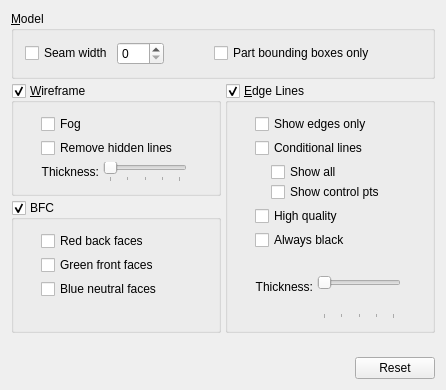
     <widget class="QWidget" name="geometryTab">
      <attribute name="title">
       <string>Geometry</string>
      </attribute>
      <layout class="QVBoxLayout">
       <property name="spacing">
        <number>4</number>
       </property>
       <property name="leftMargin">
        <number>11</number>
       </property>
       <property name="topMargin">
        <number>11</number>
       </property>
       <property name="rightMargin">
        <number>11</number>
       </property>
       <property name="bottomMargin">
        <number>11</number>
       </property>
       <item>
        <widget class="QGroupBox" name="geometryModelBox">
         <property name="title">
          <string>&amp;Model</string>
         </property>
         <layout class="QVBoxLayout">
          <property name="spacing">
           <number>4</number>
          </property>
          <property name="leftMargin">
           <number>11</number>
          </property>
          <property name="topMargin">
           <number>11</number>
          </property>
          <property name="rightMargin">
           <number>11</number>
          </property>
          <property name="bottomMargin">
           <number>11</number>
          </property>
          <item>
           <layout class="QHBoxLayout">
            <property name="spacing">
             <number>4</number>
            </property>
            <property name="leftMargin">
             <number>0</number>
            </property>
            <property name="topMargin">
             <number>0</number>
            </property>
            <property name="rightMargin">
             <number>0</number>
            </property>
            <property name="bottomMargin">
             <number>0</number>
            </property>
            <item>
             <widget class="QCheckBox" name="seamWidthButton">
              <property name="text">
               <string>Seam width</string>
              </property>
             </widget>
            </item>
            <item>
             <widget class="QSpinBox" name="seamWidthSpin">
              <property name="maximum">
               <number>500</number>
              </property>
             </widget>
            </item>
            <item>
             <spacer name="Spacer9">
              <property name="orientation">
               <enum>Qt::Horizontal</enum>
              </property>
              <property name="sizeType">
               <enum>QSizePolicy::Expanding</enum>
              </property>
              <property name="sizeHint" stdset="0">
               <size>
                <width>20</width>
                <height>20</height>
               </size>
              </property>
             </spacer>
            </item>
            <item>
             <widget class="QCheckBox" name="partBoundingBoxOnlyBox">
              <property name="text">
               <string>Part bounding boxes only</string>
              </property>
             </widget>
            </item>
            <item>
             <spacer name="Spacer10_1">
              <property name="orientation">
               <enum>Qt::Horizontal</enum>
              </property>
              <property name="sizeType">
               <enum>QSizePolicy::Expanding</enum>
              </property>
              <property name="sizeHint" stdset="0">
               <size>
                <width>20</width>
                <height>20</height>
               </size>
              </property>
             </spacer>
            </item>
           </layout>
          </item>
         </layout>
        </widget>
       </item>
       <item>
        <layout class="QHBoxLayout">
         <property name="spacing">
          <number>4</number>
         </property>
         <property name="leftMargin">
          <number>0</number>
         </property>
         <property name="topMargin">
          <number>0</number>
         </property>
         <property name="rightMargin">
          <number>0</number>
         </property>
         <property name="bottomMargin">
          <number>0</number>
         </property>
         <item>
          <layout class="QVBoxLayout">
           <property name="spacing">
            <number>4</number>
           </property>
           <property name="leftMargin">
            <number>0</number>
           </property>
           <property name="topMargin">
            <number>0</number>
           </property>
           <property name="rightMargin">
            <number>0</number>
           </property>
           <property name="bottomMargin">
            <number>0</number>
           </property>
           <item>
            <widget class="QGroupBox" name="wireframeButton">
             <property name="title">
              <string>&amp;Wireframe</string>
             </property>
             <property name="checkable">
              <bool>true</bool>
             </property>
             <layout class="QVBoxLayout">
              <property name="spacing">
               <number>4</number>
              </property>
              <property name="leftMargin">
               <number>11</number>
              </property>
              <property name="topMargin">
               <number>11</number>
              </property>
              <property name="rightMargin">
               <number>11</number>
              </property>
              <property name="bottomMargin">
               <number>11</number>
              </property>
              <item>
               <layout class="QHBoxLayout">
                <property name="spacing">
                 <number>0</number>
                </property>
                <property name="leftMargin">
                 <number>0</number>
                </property>
                <property name="topMargin">
                 <number>0</number>
                </property>
                <property name="rightMargin">
                 <number>0</number>
                </property>
                <property name="bottomMargin">
                 <number>0</number>
                </property>
                <item>
                 <spacer name="Spacer16">
                  <property name="orientation">
                   <enum>Qt::Horizontal</enum>
                  </property>
                  <property name="sizeType">
                   <enum>QSizePolicy::Fixed</enum>
                  </property>
                  <property name="sizeHint" stdset="0">
                   <size>
                    <width>16</width>
                    <height>20</height>
                   </size>
                  </property>
                 </spacer>
                </item>
                <item>
                 <layout class="QVBoxLayout">
                  <property name="spacing">
                   <number>4</number>
                  </property>
                  <property name="leftMargin">
                   <number>0</number>
                  </property>
                  <property name="topMargin">
                   <number>0</number>
                  </property>
                  <property name="rightMargin">
                   <number>0</number>
                  </property>
                  <property name="bottomMargin">
                   <number>0</number>
                  </property>
                  <item>
                   <widget class="QCheckBox" name="wireframeFogButton">
                    <property name="text">
                     <string>Fog</string>
                    </property>
                   </widget>
                  </item>
                  <item>
                   <widget class="QCheckBox" name="wireframeRemoveHiddenLineButton">
                    <property name="text">
                     <string>Remove hidden lines</string>
                    </property>
                   </widget>
                  </item>
                  <item>
                   <layout class="QHBoxLayout">
                    <property name="spacing">
                     <number>4</number>
                    </property>
                    <property name="leftMargin">
                     <number>0</number>
                    </property>
                    <property name="topMargin">
                     <number>0</number>
                    </property>
                    <property name="rightMargin">
                     <number>0</number>
                    </property>
                    <property name="bottomMargin">
                     <number>0</number>
                    </property>
                    <item>
                     <widget class="QLabel" name="wireframeThicknessLabel">
                      <property name="frameShadow">
                       <enum>QFrame::Plain</enum>
                      </property>
                      <property name="text">
                       <string>Thickness:</string>
                      </property>
                      <property name="textFormat">
                       <enum>Qt::AutoText</enum>
                      </property>
                      <property name="alignment">
                       <set>Qt::AlignRight|Qt::AlignTrailing|Qt::AlignVCenter</set>
                      </property>
                      <property name="wordWrap">
                       <bool>false</bool>
                      </property>
                     </widget>
                    </item>
                    <item>
                     <widget class="QSlider" name="wireframeThicknessSlider">
                      <property name="sizePolicy">
                       <sizepolicy hsizetype="Expanding" vsizetype="Fixed">
                        <horstretch>0</horstretch>
                        <verstretch>0</verstretch>
                       </sizepolicy>
                      </property>
                      <property name="minimumSize">
                       <size>
                        <width>75</width>
                        <height>0</height>
                       </size>
                      </property>
                      <property name="maximumSize">
                       <size>
                        <width>100</width>
                        <height>32767</height>
                       </size>
                      </property>
                      <property name="minimum">
                       <number>1</number>
                      </property>
                      <property name="maximum">
                       <number>5</number>
                      </property>
                      <property name="pageStep">
                       <number>1</number>
                      </property>
                      <property name="orientation">
                       <enum>Qt::Horizontal</enum>
                      </property>
                      <property name="tickPosition">
                       <enum>QSlider::TicksBelow</enum>
                      </property>
                     </widget>
                    </item>
                    <item>
                     <spacer name="Spacer20">
                      <property name="orientation">
                       <enum>Qt::Horizontal</enum>
                      </property>
                      <property name="sizeType">
                       <enum>QSizePolicy::Expanding</enum>
                      </property>
                      <property name="sizeHint" stdset="0">
                       <size>
                        <width>20</width>
                        <height>20</height>
                       </size>
                      </property>
                     </spacer>
                    </item>
                   </layout>
                  </item>
                 </layout>
                </item>
               </layout>
              </item>
             </layout>
            </widget>
           </item>
           <item>
            <widget class="QGroupBox" name="enableBFCButton">
             <property name="title">
              <string>BFC</string>
             </property>
             <property name="checkable">
              <bool>true</bool>
             </property>
             <layout class="QVBoxLayout">
              <property name="spacing">
               <number>4</number>
              </property>
              <property name="leftMargin">
               <number>11</number>
              </property>
              <property name="topMargin">
               <number>11</number>
              </property>
              <property name="rightMargin">
               <number>11</number>
              </property>
              <property name="bottomMargin">
               <number>11</number>
              </property>
              <item>
               <layout class="QHBoxLayout">
                <property name="spacing">
                 <number>0</number>
                </property>
                <property name="leftMargin">
                 <number>0</number>
                </property>
                <property name="topMargin">
                 <number>0</number>
                </property>
                <property name="rightMargin">
                 <number>0</number>
                </property>
                <property name="bottomMargin">
                 <number>0</number>
                </property>
                <item>
                 <spacer name="Spacer16_29">
                  <property name="orientation">
                   <enum>Qt::Horizontal</enum>
                  </property>
                  <property name="sizeType">
                   <enum>QSizePolicy::Fixed</enum>
                  </property>
                  <property name="sizeHint" stdset="0">
                   <size>
                    <width>16</width>
                    <height>20</height>
                   </size>
                  </property>
                 </spacer>
                </item>
                <item>
                 <layout class="QVBoxLayout">
                  <property name="spacing">
                   <number>4</number>
                  </property>
                  <property name="leftMargin">
                   <number>0</number>
                  </property>
                  <property name="topMargin">
                   <number>0</number>
                  </property>
                  <property name="rightMargin">
                   <number>0</number>
                  </property>
                  <property name="bottomMargin">
                   <number>0</number>
                  </property>
                  <item>
                   <widget class="QCheckBox" name="bfcRedBackFaceButton">
                    <property name="text">
                     <string>Red back faces</string>
                    </property>
                   </widget>
                  </item>
                  <item>
                   <widget class="QCheckBox" name="bfcGreenFrontFaceButton">
                    <property name="text">
                     <string>Green front faces</string>
                    </property>
                   </widget>
                  </item>
                  <item>
                   <widget class="QCheckBox" name="bfcBlueNeutralFaceButton">
                    <property name="text">
                     <string>Blue neutral faces</string>
                    </property>
                   </widget>
                  </item>
                 </layout>
                </item>
               </layout>
              </item>
              <item>
               <spacer name="Spacer18">
                <property name="orientation">
                 <enum>Qt::Vertical</enum>
                </property>
                <property name="sizeType">
                 <enum>QSizePolicy::Expanding</enum>
                </property>
                <property name="sizeHint" stdset="0">
                 <size>
                  <width>20</width>
                  <height>20</height>
                 </size>
                </property>
               </spacer>
              </item>
             </layout>
            </widget>
           </item>
          </layout>
         </item>
         <item>
          <widget class="QGroupBox" name="edgeLinesButton">
           <property name="title">
            <string>&amp;Edge Lines</string>
           </property>
           <property name="checkable">
            <bool>true</bool>
           </property>
           <layout class="QVBoxLayout">
            <property name="spacing">
             <number>4</number>
            </property>
            <property name="leftMargin">
             <number>11</number>
            </property>
            <property name="topMargin">
             <number>11</number>
            </property>
            <property name="rightMargin">
             <number>11</number>
            </property>
            <property name="bottomMargin">
             <number>11</number>
            </property>
            <item>
             <layout class="QHBoxLayout">
              <property name="spacing">
               <number>0</number>
              </property>
              <property name="leftMargin">
               <number>0</number>
              </property>
              <property name="topMargin">
               <number>0</number>
              </property>
              <property name="rightMargin">
               <number>0</number>
              </property>
              <property name="bottomMargin">
               <number>0</number>
              </property>
              <item>
               <spacer name="Spacer16_2">
                <property name="orientation">
                 <enum>Qt::Horizontal</enum>
                </property>
                <property name="sizeType">
                 <enum>QSizePolicy::Fixed</enum>
                </property>
                <property name="sizeHint" stdset="0">
                 <size>
                  <width>16</width>
                  <height>20</height>
                 </size>
                </property>
               </spacer>
              </item>
              <item>
               <layout class="QVBoxLayout">
                <property name="spacing">
                 <number>4</number>
                </property>
                <property name="leftMargin">
                 <number>0</number>
                </property>
                <property name="topMargin">
                 <number>0</number>
                </property>
                <property name="rightMargin">
                 <number>0</number>
                </property>
                <property name="bottomMargin">
                 <number>0</number>
                </property>
                <item>
                 <widget class="QCheckBox" name="edgesOnlyButton">
                  <property name="text">
                   <string>Show edges only</string>
                  </property>
                 </widget>
                </item>
                <item>
                 <widget class="QCheckBox" name="conditionalLinesButton">
                  <property name="text">
                   <string>Conditional lines</string>
                  </property>
                 </widget>
                </item>
                <item>
                 <layout class="QHBoxLayout">
                  <property name="spacing">
                   <number>0</number>
                  </property>
                  <property name="leftMargin">
                   <number>0</number>
                  </property>
                  <property name="topMargin">
                   <number>0</number>
                  </property>
                  <property name="rightMargin">
                   <number>0</number>
                  </property>
                  <property name="bottomMargin">
                   <number>0</number>
                  </property>
                  <item>
                   <spacer name="unnamed">
                    <property name="orientation">
                     <enum>Qt::Horizontal</enum>
                    </property>
                    <property name="sizeType">
                     <enum>QSizePolicy::Fixed</enum>
                    </property>
                    <property name="sizeHint" stdset="0">
                     <size>
                      <width>16</width>
                      <height>20</height>
                     </size>
                    </property>
                   </spacer>
                  </item>
                  <item>
                   <layout class="QVBoxLayout">
                    <item>
                     <widget class="QCheckBox" name="conditionalShowAllButton">
                      <property name="text">
                       <string>Show all</string>
                      </property>
                     </widget>
                    </item>
                    <item>
                     <widget class="QCheckBox" name="conditionalShowControlPtsButton">
                      <property name="text">
                       <string>Show control pts</string>
                      </property>
                     </widget>
                    </item>
                   </layout>
                  </item>
                 </layout>
                </item>
                <item>
                 <widget class="QCheckBox" name="highQualityLinesButton">
                  <property name="text">
                   <string>High quality</string>
                  </property>
                 </widget>
                </item>
                <item>
                 <widget class="QCheckBox" name="alwaysBlackLinesButton">
                  <property name="text">
                   <string>Always black</string>
                  </property>
                 </widget>
                </item>
                <item>
                 <layout class="QHBoxLayout">
                  <property name="spacing">
                   <number>4</number>
                  </property>
                  <property name="leftMargin">
                   <number>0</number>
                  </property>
                  <property name="topMargin">
                   <number>0</number>
                  </property>
                  <property name="rightMargin">
                   <number>0</number>
                  </property>
                  <property name="bottomMargin">
                   <number>0</number>
                  </property>
                  <item>
                   <widget class="QLabel" name="edgeThicknessLabel">
                    <property name="frameShadow">
                     <enum>QFrame::Plain</enum>
                    </property>
                    <property name="text">
                     <string>Thickness:</string>
                    </property>
                    <property name="textFormat">
                     <enum>Qt::AutoText</enum>
                    </property>
                    <property name="alignment">
                     <set>Qt::AlignRight|Qt::AlignTrailing|Qt::AlignVCenter</set>
                    </property>
                    <property name="wordWrap">
                     <bool>false</bool>
                    </property>
                   </widget>
                  </item>
                  <item>
                   <widget class="QSlider" name="edgeThicknessSlider">
                    <property name="sizePolicy">
                     <sizepolicy hsizetype="Expanding" vsizetype="Fixed">
                      <horstretch>0</horstretch>
                      <verstretch>0</verstretch>
                     </sizepolicy>
                    </property>
                    <property name="minimumSize">
                     <size>
                      <width>75</width>
                      <height>0</height>
                     </size>
                    </property>
                    <property name="maximumSize">
                     <size>
                      <width>100</width>
                      <height>32767</height>
                     </size>
                    </property>
                    <property name="minimum">
                     <number>1</number>
                    </property>
                    <property name="maximum">
                     <number>5</number>
                    </property>
                    <property name="pageStep">
                     <number>1</number>
                    </property>
                    <property name="orientation">
                     <enum>Qt::Horizontal</enum>
                    </property>
                    <property name="tickPosition">
                     <enum>QSlider::TicksBelow</enum>
                    </property>
                   </widget>
                  </item>
                  <item>
                   <spacer name="Spacer21">
                    <property name="orientation">
                     <enum>Qt::Horizontal</enum>
                    </property>
                    <property name="sizeType">
                     <enum>QSizePolicy::Expanding</enum>
                    </property>
                    <property name="sizeHint" stdset="0">
                     <size>
                      <width>20</width>
                      <height>20</height>
                     </size>
                    </property>
                   </spacer>
                  </item>
                 </layout>
                </item>
               </layout>
              </item>
             </layout>
            </item>
           </layout>
          </widget>
         </item>
        </layout>
       </item>
       <item>
        <spacer name="Spacer10">
         <property name="orientation">
          <enum>Qt::Vertical</enum>
         </property>
         <property name="sizeType">
          <enum>QSizePolicy::Expanding</enum>
         </property>
         <property name="sizeHint" stdset="0">
          <size>
           <width>20</width>
           <height>20</height>
          </size>
         </property>
        </spacer>
       </item>
       <item>
        <layout class="QHBoxLayout">
         <property name="spacing">
          <number>6</number>
         </property>
         <property name="leftMargin">
          <number>0</number>
         </property>
         <property name="topMargin">
          <number>0</number>
         </property>
         <property name="rightMargin">
          <number>0</number>
         </property>
         <property name="bottomMargin">
          <number>0</number>
         </property>
         <item>
          <spacer name="Spacer4_2">
           <property name="orientation">
            <enum>Qt::Horizontal</enum>
           </property>
           <property name="sizeType">
            <enum>QSizePolicy::Expanding</enum>
           </property>
           <property name="sizeHint" stdset="0">
            <size>
             <width>20</width>
             <height>20</height>
            </size>
           </property>
          </spacer>
         </item>
         <item>
          <widget class="QPushButton" name="geometryResetButton">
           <property name="sizePolicy">
            <sizepolicy hsizetype="Fixed" vsizetype="Fixed">
             <horstretch>0</horstretch>
             <verstretch>0</verstretch>
            </sizepolicy>
           </property>
           <property name="text">
            <string>Reset</string>
           </property>
          </widget>
         </item>
        </layout>
       </item>
      </layout>
     </widget>
